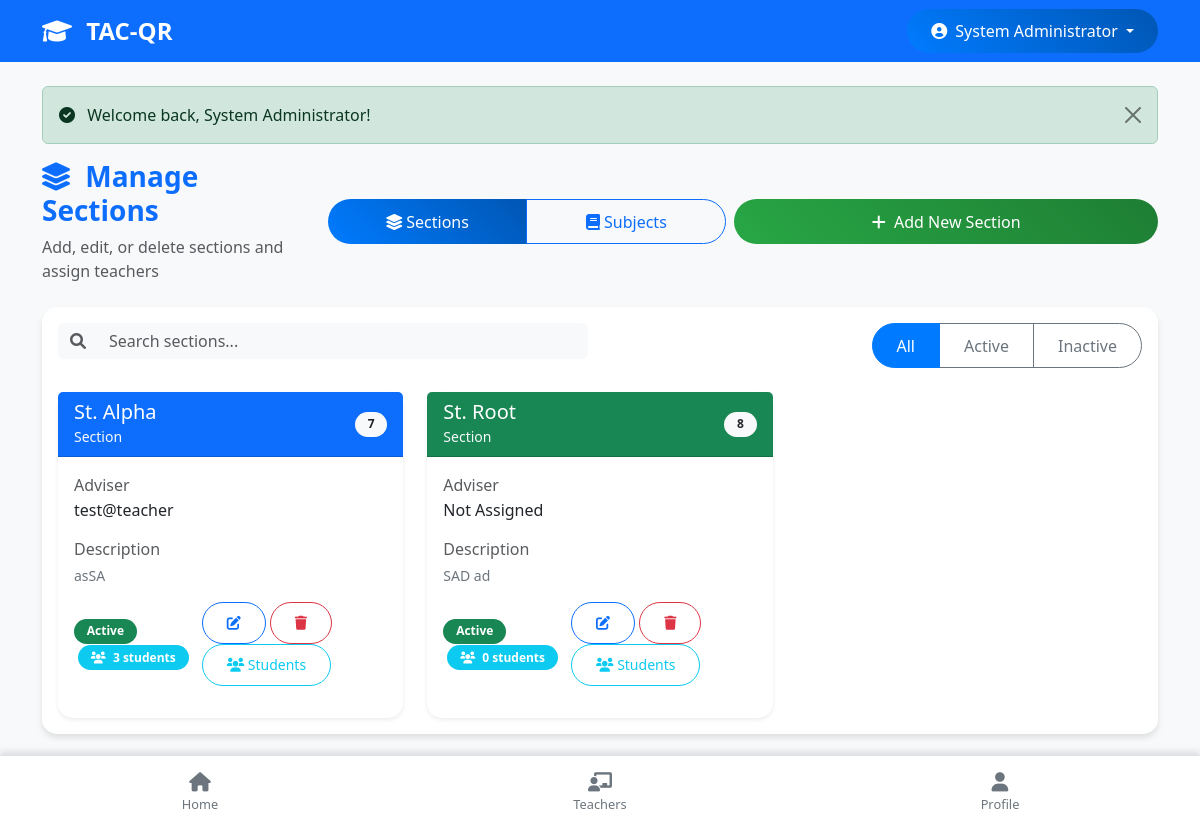
Page /sections.php?view=sections (signed in) on the committed database.
### tables this page shows
CREATE TABLE `users` (
  `id` int(11) NOT NULL,
  `username` varchar(50) NOT NULL,
  `full_name` varchar(100) NOT NULL,
  `password` varchar(255) NOT NULL DEFAULT '',
  `phone` varchar(20) DEFAULT NULL,
  `role` enum('admin','teacher','student','parent') NOT NULL,
  `lrn` varchar(12) DEFAULT NULL COMMENT 'Learner Reference Number for students only',
  `section_id` int(11) DEFAULT NULL,
  `parent_id` int(11) DEFAULT NULL,
  `profile_image` varchar(255) DEFAULT NULL,
  `profile_image_path` varchar(255) DEFAULT NULL,
  `qr_code` text DEFAULT NULL,
  `status` enum('active','inactive') DEFAULT 'active',
  `created_at` timestamp NOT NULL DEFAULT current_timestamp(),
  `updated_at` timestamp NOT NULL DEFAULT current_timestamp() ON UPDATE current_timestamp()
);

CREATE TABLE `sections` (
  `id` int(11) NOT NULL,
  `section_name` varchar(50) NOT NULL,
  `grade_level` varchar(20) NOT NULL,
  `teacher_id` int(11) DEFAULT NULL,
  `description` text DEFAULT NULL,
  `status` enum('active','inactive') DEFAULT 'active',
  `created_at` timestamp NOT NULL DEFAULT current_timestamp()
);

### config.php (called while the page is built, shortened)
<?php
function isLoggedIn() {
    if (isset($_SESSION['user_id']) && !empty($_SESSION['user_id']) && is_numeric($_SESSION['user_id'])) {
        return true;
    }
    return false;
}
function checkPageAccess($page_name) {
    $user_role = $_SESSION['role'] ?? '';
    $page_access = [
        'admin' => ['dashboard.php', 'students.php',  'teachers.php', 'parents.php','reports.php', 'users.php', 'sections.php', 'sms-config.php', 'profile.php', 'settings.php'],
        'teacher' => ['dashboard.php', 'qr-scanner.php', 'attendance.php', 'qr-code.php', 'students.php', 'sections.php', 'reports.php', 'profile.php'],
        'student' => ['dashboard.php', 'profile.php'],
        'parent' => ['dashboard.php', 'attendance.php', 'profile.php']
    ];
    return isset($page_access[$user_role]) && in_array($page_name, $page_access[$user_role]);
}
function getCurrentUser($pdo) {
    try {
        $stmt = $pdo->prepare("SELECT * FROM users WHERE id = ?");
        $stmt->execute([$_SESSION['user_id']]);
        $user = $stmt->fetch(PDO::FETCH_ASSOC);
        return $user;
    } catch(PDOException $e) {
        error_log("Error getting current user: " . $e->getMessage());
        return [
            'id' => $_SESSION['user_id'],
            'username' => $_SESSION['username'] ?? '',
            'full_name' => $_SESSION['full_name'] ?? 'Unknown User',
            'role' => $_SESSION['role'] ?? '',
            'phone' => '',
            'status' => 'active',
            'section_id' => $_SESSION['section_id'] ?? null,
            'created_at' => '',
            'updated_at' => ''
        ];
    }
}
function isOfflineMode() {
    return $GLOBALS['is_offline_mode'];
}
?>

### sections.php (the view, shortened to what this page needs)
<?php
require_once 'config.php';
$user_role = $_SESSION['role'];
$view_mode = isset($_GET['view']) ? $_GET['view'] : 'subjects';
try {
    if ($user_role == 'admin') {
        $section_stmt = $pdo->query("
            SELECT s.*, u.full_name as teacher_name
            FROM sections s
            LEFT JOIN users u ON s.teacher_id = u.id
            ORDER BY s.grade_level ASC, s.section_name ASC
        ");
        $sections = $section_stmt->fetchAll(PDO::FETCH_ASSOC);
    }
} catch (PDOException $e) {
    $sections = [];
}
$additional_css = '
<link rel="stylesheet" type="text/css" href="https://cdn.datatables.net/1.11.5/css/dataTables.bootstrap5.min.css">
<link rel="stylesheet" href="https://cdnjs.cloudflare.com/ajax/libs/animate.css/4.1.1/animate.min.css">
';
include 'header.php';
?>
<div class="row">
    <div class="col-12">
        <div class="d-flex flex-column flex-md-row justify-content-between align-items-start align-items-md-center mb-4 gap-3">
            <div class="flex-grow-1">
                <h1 class="h3 fw-bold text-primary">
                    <i class="fas fa-<?php echo $view_mode == 'sections' ? 'layer-group' : 'book'; ?> me-2"></i>
                    <?php echo $view_mode == 'sections' ? 'Manage Sections' : 'Manage Subjects'; ?>
                </h1>
                <p class="text-muted mb-0">
                    <?php if ($user_role == 'admin'): ?>
                        <?php if ($view_mode == 'sections'): ?>
                        Add, edit, or delete sections and assign teachers
                        <?php else: ?>
                        Add, edit, or delete subjects and assign teachers
                        <?php endif; ?>
                    <?php endif; ?>
                </p>
            </div>
            <div class="d-flex flex-column flex-sm-row gap-2 w-100 w-md-auto">
                <div class="btn-group w-100 w-sm-auto" role="group" aria-label="View Toggle">
                    <a href="sections.php?view=sections" class="btn btn-<?php echo $view_mode == 'sections' ? 'primary' : 'outline-primary'; ?> d-flex align-items-center justify-content-center">
                        <i class="fas fa-layer-group me-1"></i>
                        <span>Sections</span>
                    </a>
                    <a href="sections.php?view=subjects" class="btn btn-<?php echo $view_mode == 'subjects' ? 'primary' : 'outline-primary'; ?> d-flex align-items-center justify-content-center">
                        <i class="fas fa-book me-1"></i>
                        <span>Subjects</span>
                    </a>
                </div>
                <?php if ($user_role == 'admin' || $user_role == 'teacher'): ?>
                <?php if ($view_mode == 'sections'): ?>
                <button type="button" class="btn btn-success w-100 w-sm-auto" data-bs-toggle="modal" data-bs-target="#addSectionModal">
                    <i class="fas fa-plus me-1"></i>
                    <span class="d-none d-sm-inline">Add New Section</span>
                </button>
                <?php endif; ?>
                <?php endif; ?>
            </div>
        </div>
    </div>
</div>
<div class="card">
    <div class="card-body">
        <?php if ($view_mode == 'sections'): ?>
            <?php if (empty($sections)): ?>
                <div class="text-center py-5">
                    <i class="fas fa-layer-group fa-3x text-muted mb-3"></i>
                    <p class="text-muted">
                        <?php if ($user_role == 'admin'): ?>
                        No sections found. Click "Add New Section" to create one.
                        <?php else: ?>
                        You have no assigned sections.
                        <?php endif; ?>
                    </p>
                </div>
            <?php else: ?>
                <div class="row mb-4">
                    <div class="col-md-6">
                        <div class="input-group">
                            <span class="input-group-text bg-light border-0">
                                <i class="fas fa-search text-muted"></i>
                            </span>
                            <input type="text" id="sectionSearch" class="form-control border-0 bg-light" placeholder="Search sections...">
                        </div>
                    </div>
                    <div class="col-md-6 text-md-end mt-3 mt-md-0">
                        <div class="btn-group" role="group">
                            <button type="button" class="btn btn-outline-secondary filter-btn active" data-filter="all">All</button>
                            <button type="button" class="btn btn-outline-secondary filter-btn" data-filter="active">Active</button>
                            <button type="button" class="btn btn-outline-secondary filter-btn" data-filter="inactive">Inactive</button>
                        </div>
                    </div>
                </div>
                <div class="row row-cols-1 row-cols-md-2 row-cols-lg-3 g-4" id="sectionCards">
                    <?php foreach ($sections as $section): ?>
                        <?php
                        try {
                            $student_count_stmt = $pdo->prepare("SELECT COUNT(*) FROM users WHERE section_id = ? AND role = 'student' AND status = 'active'");
                            $student_count_stmt->execute([$section['id']]);
                            $student_count = $student_count_stmt->fetchColumn();
                        } catch (PDOException $e) {
                            $student_count = 0;
                        }
                        $grade_num = intval(str_replace(['Grade ', 'grade ', ' '], '', strtolower($section['grade_level'])));
                        $colors = ['primary', 'success', 'info', 'warning', 'danger', 'secondary'];
                        $color_index = ($grade_num - 7) % count($colors);
                        $card_color = $colors[max(0, $color_index)];
                        ?>
                        <div class="col section-card" data-status="<?php echo $section['status']; ?>">
                            <div class="card h-100 border-0 shadow-sm">
                                <div class="card-header bg-<?php echo $card_color; ?> text-white">
                                    <div class="d-flex justify-content-between align-items-center">
                                        <div>
                                            <h5 class="mb-0"><?php echo htmlspecialchars($section['section_name']); ?></h5>
                                            <small class="text-light">Section</small>
                                        </div>
                                        <span class="badge bg-light text-dark"><?php echo htmlspecialchars($section['grade_level']); ?></span>
                                    </div>
                                </div>
                                <div class="card-body">
                                    <div class="mb-3">
                                        <p class="text-muted mb-1">Adviser</p>
                                        <h6><?php echo htmlspecialchars($section['teacher_name'] ?? 'Not Assigned'); ?></h6>
                                    </div>
                                    <?php if (!empty($section['description'])): ?>
                                    <div class="mb-3">
                                        <p class="text-muted mb-1">Description</p>
                                        <p class="small text-secondary"><?php echo htmlspecialchars(substr($section['description'], 0, 80)) . (strlen($section['description']) > 80 ? '...' : ''); ?></p>
                                    </div>
                                    <?php endif; ?>
                                    <div class="d-flex justify-content-between align-items-center">
                                        <div>
                                            <span class="badge bg-<?php echo $section['status'] == 'active' ? 'success' : 'danger'; ?>">
                                                <?php echo ucfirst($section['status']); ?>
                                            </span>
                                            <span class="badge bg-info ms-1">
                                                <i class="fas fa-users me-1"></i> <?php echo $student_count; ?> students
                                            </span>
                                        </div>
                                        <div>
                                            <?php if ($user_role == 'admin' || ($user_role == 'teacher' && $section['teacher_id'] == $current_user['id'])): ?>
                                            <button type="button" class="btn btn-sm btn-outline-primary edit-section"
                                                    data-id="<?php echo $section['id']; ?>"
                                                    data-name="<?php echo htmlspecialchars($section['section_name']); ?>"
                                                    data-grade="<?php echo htmlspecialchars($section['grade_level']); ?>"
                                                    data-teacher="<?php echo $section['teacher_id']; ?>"
                                                    data-description="<?php echo htmlspecialchars($section['description']); ?>"
                                                    data-status="<?php echo $section['status']; ?>">
                                                <i class="fas fa-edit"></i>
                                            </button>
                                            <button type="button" class="btn btn-sm btn-outline-danger delete-section"
                                                    data-id="<?php echo $section['id']; ?>"
                                                    data-name="<?php echo htmlspecialchars($section['section_name']); ?>">
                                                <i class="fas fa-trash"></i>
                                            </button>
                                            <?php endif; ?>
                                            <a href="students.php?section_id=<?php echo $section['id']; ?>" class="btn btn-sm btn-outline-info">
                                                <i class="fas fa-users"></i> Students
                                            </a>
                                        </div>
                                    </div>
                                </div>
                            </div>
                        </div>
                    <?php endforeach; ?>
                </div>
            <?php endif; ?>
        <?php endif; ?>
    </div>
</div>
<?php include 'footer.php'; ?>

### header.php (shortened to what this page needs)
<!DOCTYPE html>
<html lang="en">
<head>
    <link href="https://cdn.jsdelivr.net/npm/bootstrap@5.3.0/dist/css/bootstrap.min.css" rel="stylesheet">
    <link href="https://cdnjs.cloudflare.com/ajax/libs/font-awesome/6.0.0/css/all.min.css" rel="stylesheet">
    <link href="https://cdn.jsdelivr.net/npm/select2@4.1.0-rc.0/dist/css/select2.min.css" rel="stylesheet">
    <link href="https://cdn.jsdelivr.net/npm/select2-bootstrap-5-theme@1.3.0/dist/select2-bootstrap-5-theme.min.css" rel="stylesheet">
    <link href="assets/css/pwa.css" rel="stylesheet">
    <?php if (isset($additional_css)) echo $additional_css; ?>
</head>
<body class="<?php echo isOfflineMode() ? 'offline-mode' : ''; ?>">
<nav class="navbar navbar-expand-lg navbar-dark bg-primary sticky-top">
    <div class="container">
        <a class="navbar-brand" href="index.php">
            <i class="fas fa-graduation-cap me-2"></i>
            TAC-QR
        </a>
        <?php if (isLoggedIn()): ?>
            <div class="dropdown">
                <button class="btn btn-primary dropdown-toggle border-0" type="button" id="userDropdown" data-bs-toggle="dropdown" aria-expanded="false">
                    <i class="fas fa-user-circle me-1"></i>
                    <span class="d-none d-md-inline">
                        <?php
                        $current_user = getCurrentUser($pdo);
                        echo $current_user ? $current_user['full_name'] : 'User';
                        ?>
                    </span>
                </button>
            </div>
        <?php endif; ?>
    </div>
</nav>
<main class="container mt-4">
    <?php if (isset($_SESSION['success'])): ?>
        <div class="alert alert-success alert-dismissible fade show" role="alert">
            <i class="fas fa-check-circle me-2"></i>
            <?php echo $_SESSION['success']; unset($_SESSION['success']); ?>
            <button type="button" class="btn-close" data-bs-dismiss="alert"></button>
        </div>
    <?php endif; ?>

### sections.php (style rules this page uses)
.filter-btn.active { background-color: var(--primary-color); color: white; border-color: var(--primary-color); }

### header.php (style rules this page uses)
:root { --primary-color: #007bff; --secondary-color: #6c757d; --success-color: #28a745; --danger-color: #dc3545; --warning-color: #ffc107; --info-color: #17a2b8; }
body { font-family: 'Segoe UI', Tahoma, Geneva, Verdana, sans-serif; background-color: #f8f9fa; padding-bottom: 80px; overflow-x: hidden; -webkit-tap-highlight-color: transparent; }
.navbar-brand { font-weight: bold; font-size: 1.5rem; }
.card { border: none; border-radius: 15px; box-shadow: 0 4px 6px rgba(0, 0, 0, 0.1); margin-bottom: 1rem; transition: transform 0.2s ease-in-out; }
.btn { border-radius: 25px; padding: 0.6rem 1.5rem; font-weight: 500; }
.btn-primary { background: linear-gradient(45deg, #007bff, #0056b3); border: none; }
.btn-success { background: linear-gradient(45deg, #28a745, #1e7e34); border: none; }
.badge { border-radius: 25px; padding: 0.4rem 0.8rem; }

### rows in the picture
users: full_name "System Administrator"
sections: section_name "St. Alpha", grade_level "7", teacher.full_name "test@teacher", description "asSA", status "Active", student_count "3"
sections: section_name "St. Root", grade_level "8", teacher_name "Not Assigned", description "SAD ad", status "Active", student_count "0"

### other values in the picture
$_SESSION['success'] "Welcome back, System Administrator!"
